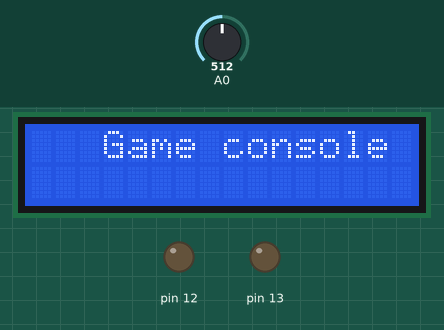
Recording of a sketch running on a simulated Arduino Uno, built with avr-gcc and run on an emulated ATmega328P. Shown: 16×2 character LCD, output pins drawn as LEDs (lit = HIGH). The inputs (shaded band) are chosen by the test bench; at power-on: A0 = 512.

Above: at 0.1 s.
At 4.2 s:
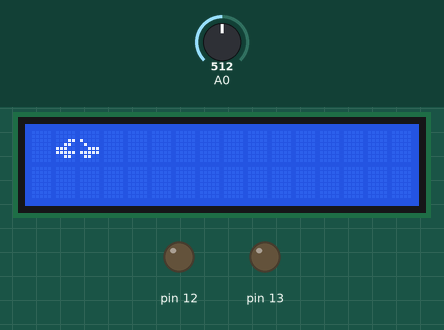
4.3 s: A0 set to 140
At 4.8 s:
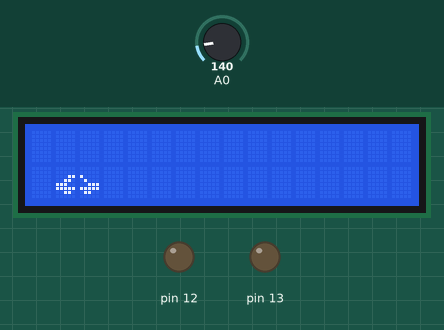
Timing chart, 0 to 7.3 s (numbered marks = the images above; inputs shaded):
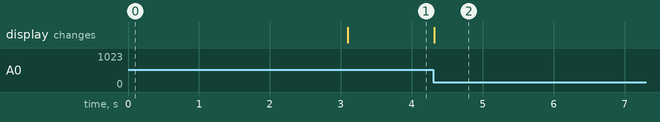

The sketch:

gameConsole.ino
```cpp
#include <LiquidCrystal_I2C.h>
LiquidCrystal_I2C lcd(0x3f, 16, 2);

byte backCar[] = {0x00, 0x00, 0x03, 0x06, 0x1C, 0x1F, 0x06, 0x00};
byte frontCar[] = {0x00, 0x00, 0x10, 0x08, 0x07, 0x1F, 0x0C, 0x00};

void setup() {
  // put your setup code here, to run once:
  pinMode(A0, INPUT_PULLUP);
  pinMode(12, OUTPUT);
  Serial.begin(9600);
  pinMode(13, OUTPUT);
  lcd.init();
  lcd.backlight();
  lcd.print("   Game console");
  delay(3000);
  lcd.clear();
  lcd.createChar(0, backCar);
  lcd.createChar(1, frontCar);
}
int carRow = 0;
unsigned long timp = 0;
void loop() {
  if (millis() - timp >= 100) {
    timp = millis();
    int tasta = citesteTasta();
    if (tasta == 2 && carRow != 0) {
      lcd.setCursor(1, carRow);
      lcd.print("  ");
      carRow = 0;
    }
    if (tasta == 3 && carRow != 1) {
      lcd.setCursor(1, carRow);
      lcd.print("  ");
      carRow = 1;
    }
  }
  afisare();
}

void afisare() {
  lcd.setCursor(1, carRow);
  lcd.write((byte)0);
  lcd.write((byte)1);
}

int citesteTasta() {
  int valoare = analogRead(A0);
  if (valoare < 450 && valoare > 400) {
    //Serial.println("SELECT"); //SW5
    return 5;
  }
  else if (valoare < 250 && valoare > 200) {
    //Serial.println("RIGHT"); //SW4
    return 4;
  }
  else if (valoare < 150 && valoare > 100) {
    //Serial.println("DOWN"); //SW3
    return 3;
  }
  else if (valoare < 30 && valoare > 5) {
    //Serial.println("LEFT"); //SW1
    return 1;
  }
  else if (valoare < 90 && valoare > 40) {
    //Serial.println("UP");//sw2
    return 2;
  }
  else if (valoare > 1010) {
    //Serial.println("NONE");
    return 0;
  }
  else {
    //Serial.println("UNDEFINED");
    return -1;
  }
}
```

Measured:
- after the input at 4.3 s, the display: changes at once (image 2)
